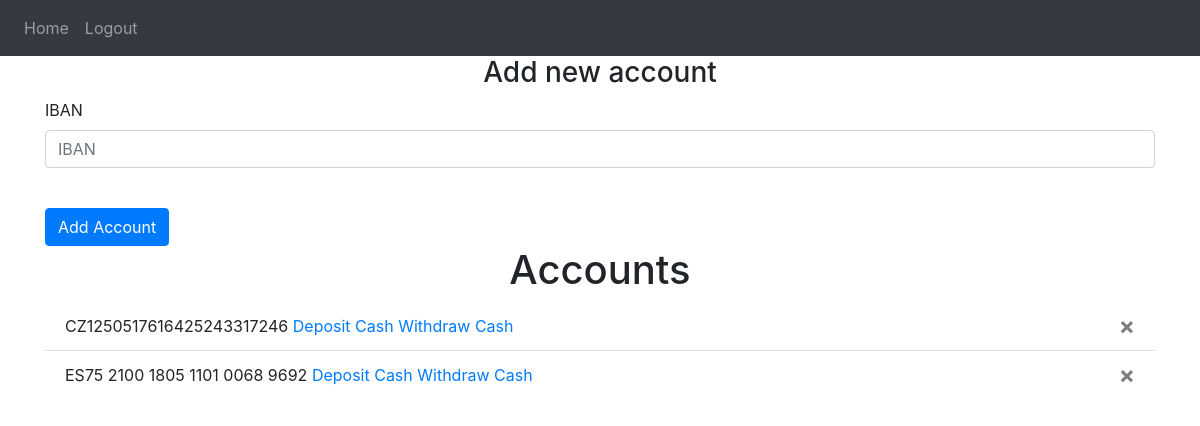
Page /my_accounts (signed in) on the committed database.
### website/models.py (models this page shows)
class Account(db.Model):
    id = db.Column(db.Integer, primary_key=True)
    iban = db.Column(db.String(10000))
    date = db.Column(db.DateTime(timezone=True), default=func.now())
    user_id = db.Column(db.Integer, db.ForeignKey('user.id'))
    cash = db.Column(db.Integer)

### website/views.py (the view, shortened to what this page needs)
@views.route("/my_accounts", methods=["GET", "POST"])
@login_required
def my_accounts():
    return render_template("my_accounts.html", user=current_user)

### website/__init__.py (called while the page is built)
def create_app():
    app = Flask(__name__)
    app.config["SECRET_KEY"] = "sagasgasd"
    app.config["SQLALCHEMY_DATABASE_URI"] = f"sqlite:///{DB_NAME}"
    db.init_app(app)
    from .views import views
    from .auth import auth
    app.register_blueprint(views, url_prefix="/")
    app.register_blueprint(auth, url_prefix="/")
    from .models import User, Account
    login_manager = LoginManager()
    login_manager.login_view = "auth.login"
    login_manager.init_app(app)
    @login_manager.user_loader
    def load_user(id):
        return User.query.get(int(id))
    with app.app_context():
        print("Database created")
        db.create_all()
    return app

### website/templates/my_accounts.html
{% extends "base.html" %} {% block title %}My Accounts{% endblock %} {% block content %}
<form method="POST">
    <h3 align="center">Add new account</h3>
    <div class = "form-group">
        <label for ="iban">IBAN</label>
        <input type="text" class="form-control" id="iban" name="iban" placeholder="IBAN">
    </div>
    <br>
    <button type="submit" class="btn btn-primary">Add Account</button>
</form>
<h1 align="center">Accounts</h1>
<ul class="list-group list-group-flush" id="accounts">
  {% for account in user.accounts %}
  <li class="list-group-item">{{ account.iban }}
    <button type="button" class="close" onClick="deleteAccount({{ account.id }})">
        <span aria-hidden="true">&times;</span>
    </button>
    <a href="{{ url_for('views.deposit_cash', id = account.id)}}" >Deposit Cash</a>
    <a href="{{ url_for('views.withdraw_cash', id = account.id)}}" >Withdraw Cash</a>
  </li>
  {% endfor %}
</ul>
{% endblock %}

### rows in the picture
Account: iban "CZ1250517616425243317246"
Account: iban "ES75 2100 1805 1101 0068 9692"
